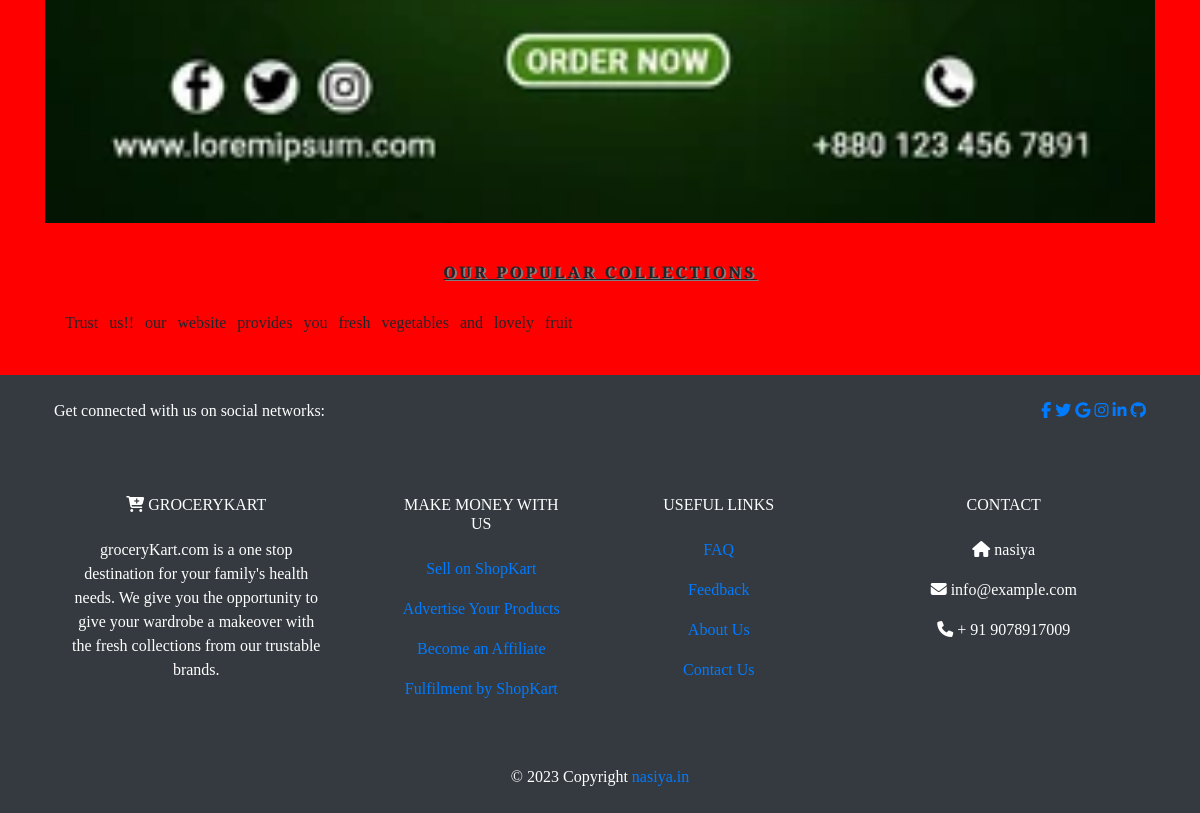
The page /shop?page=3 (lower part) on the database as committed earlier.
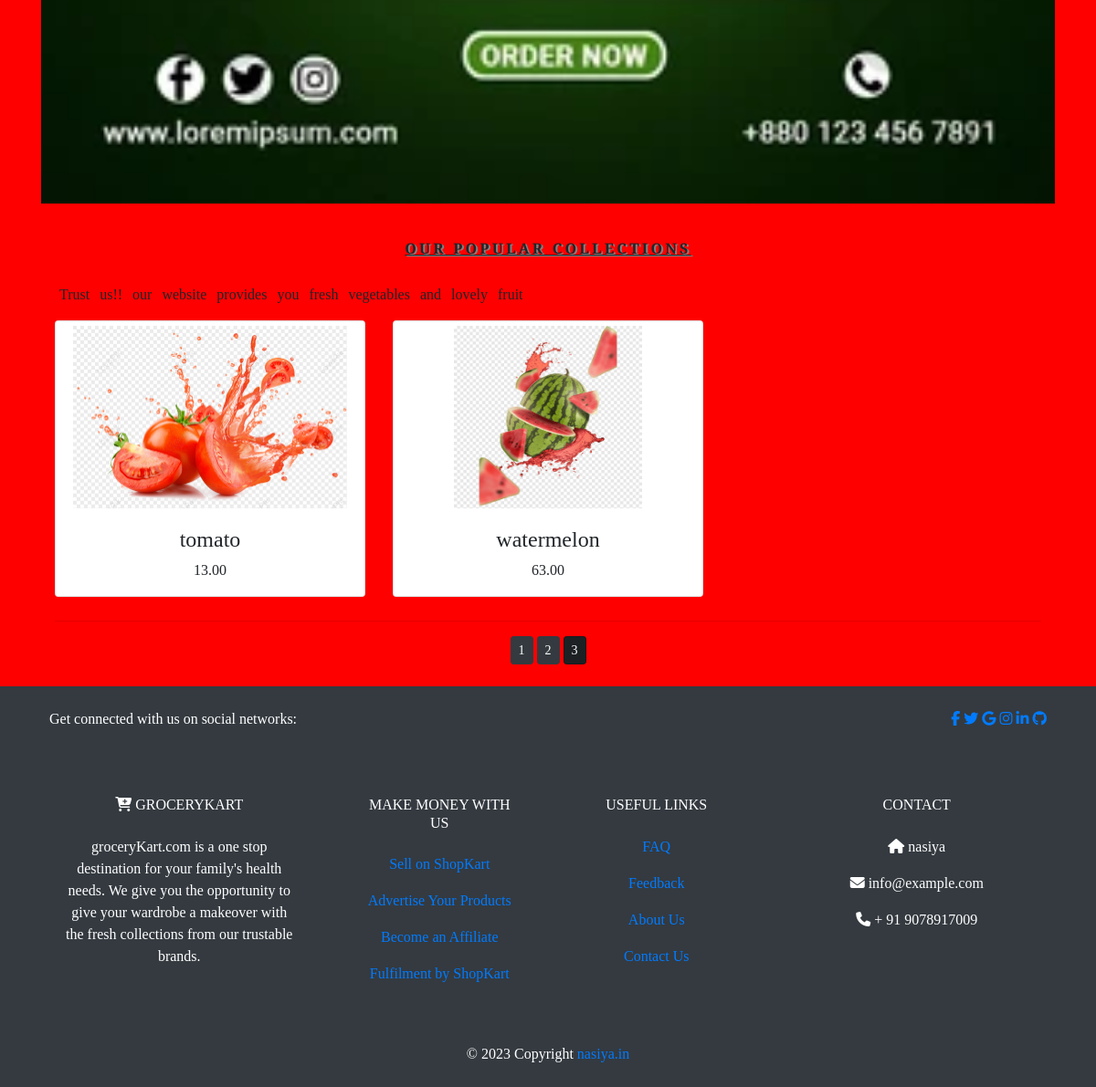
The same page on the database as committed later.
### shop/models.py (models this page shows, shortened)
class Product(models.Model):
    name=models.CharField(max_length=250,unique=True)
    slug=models.SlugField(max_length=250,unique=True)
    description=models.TextField(blank=True)
    price=models.DecimalField(max_digits=10,decimal_places=2)
    category=models.ForeignKey(Category,on_delete=models.CASCADE)
    image = models.ImageField(upload_to='product', blank=True)
    stock=models.IntegerField()
    available=models.BooleanField(default=True)
    created=models.DateTimeField(auto_now_add=True)
    updated=models.DateTimeField(auto_now=True)
    def get_url(self):
        return reverse('shop:proCatDetail', args=[self.category.slug, self.slug])
    class Meta:
        ordering = ('name',)
        verbose_name = 'product'
        verbose_name_plural = 'products'

### shop/views.py (the view)
# urls.py: path('', views.allProCat, name="allProCat"),
def allProCat(request, cat_slug=None):
    cat_page = None
    products_list = None
    if cat_slug!=None:
        cat_page = get_object_or_404(Category, slug=cat_slug)
        products_list = Product.objects.all().filter(category=cat_page, available=True)
    else:
        products_list = Product.objects.all().filter(available=True)
    my_paginator = Paginator(products_list, 3)
    try:
        page = int(request.GET.get('page', '1'))
    except:
        page = 1
    try:
        products = my_paginator.page(page)
    except (EmptyPage, InvalidPage):
        products = my_paginator.page(my_paginator.num_pages)
    return render(request, "category.html", {'cat_key': cat_page, 'pro_key': products})

### cart/context_processors.py (called while the page is built)
def counter(request):
    item_count=0
    if 'admin' in request.path:
        return{}
    else:
        try:
            cart=Cart.objects.filter(cart_id=_cart_id(request))
            cart_items = CartItem.objects.all().filter(cart=cart[:1])
            for i in cart_items:
                item_count += i.quantity
        except Cart.DoesNotExist:
            item_count=0
    return dict(item_count=item_count)

### cart/views.py (called while the page is built)
def _cart_id(request):
    cart = request.session.session_key
    if not cart:
        cart = request.session.create()
    return cart

### shop/context_processors.py (called while the page is built)
def menu_links(request):
    my_links = Category.objects.all()
    return dict(links=my_links)

### shop/models.py (called while the page is built)
    def get_url(self):
        return reverse('shop:products_by_category',args=[self.slug])

### templates/category.html (shortened to what this page needs)
{% extends 'base.html' %}
{% load static %}
{% block content %}
 {% if cat_key %}
        <div>
            <img src="{{cat_key.image.url}}" alt="category_image" width="100%"> <br>
        </div>
        <div>
            <h1 class="text-center my_title"> {{cat_key.name}} </h1>
            <p class="text-justify"> {{cat_key.description}} </p>
        </div>
    {% else %}
        <div >
            <img class="my_image_padding" src="{% static 'img/banner.png' %}" alt="static/img/banner.png"  width="100%" > <br>
        </div>
        <div>
            <h1 class="text-center my_title" > Our popular collections </h1>
            <p class="text-justify my_content">Trust us!! our website  provides you fresh vegetables and lovely fruit </p>
        </div>
    {% endif %}
<div class="container">
    <div class="row">
        {% for product in pro_key.object_list %}
        <div class="my_bottom_margin col-9 col-sm-12 col-md-4  col-lg-4">
            <div class="card text-center" >
                <a class="card-img-top my_image_padding" href="{{product.get_url}}">
                    <img src="{{product.image.url}}" alt="product image" height="200px" width="auto"> </a>
                <div>
                    <h4> {{ product.name }} </h4>
                    <p> {{ product.price }}</p>
                </div>
            </div>
        </div>
        {% endfor %}
    </div>
    <div class="mx-auto">
        {% if pro_key.paginator.num_pages > 1 %}
        <hr>
            <div class="text-center">
                {% for pg in pro_key.paginator.page_range %}
                    <a href="?page={{pg}}" class="btn btn-dark btn-sm {% if pro_key.number == pg %} active {% endif %}">
                        {{pg}} </a>
                {% endfor %}
            </div>
        {% endif %}
    </div>
    <br>
</div>
{% endblock %}

Rows that differ between the two databases and show on the page:
added Product: image (picture), name "tomato", price "13.00"
added Product: image (picture), name "watermelon", price "63.00"
Other text that changed with them:
new list line: "1"
new list line: "2"
new list line: "3"
